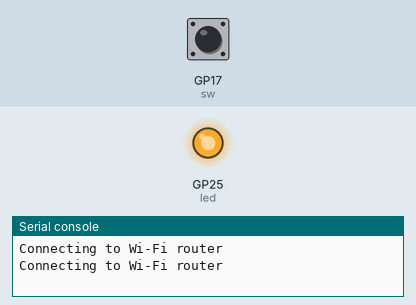
This program was run on a simulated Raspberry Pi Pico running MicroPython. Parts: output pins drawn as LEDs (lit = HIGH), the last lines printed to the serial console. The test bench sets the inputs (shaded band); at power-on: GP17 (sw) HIGH. WiFi joins after 1.5 s; web requests get an empty 200 reply after 0.4 s.

Above: at 3.2 s.
3.3 s: GP17 (sw) pulled LOW for 0.15 s
At 3.7 s:
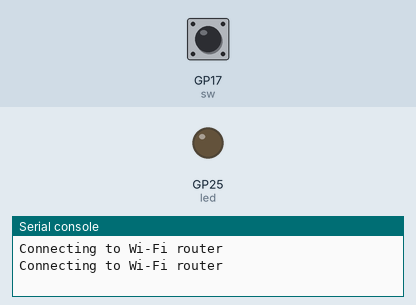
5.3 s: GP17 (sw) pulled LOW for 3.2 s
At 9.1 s:
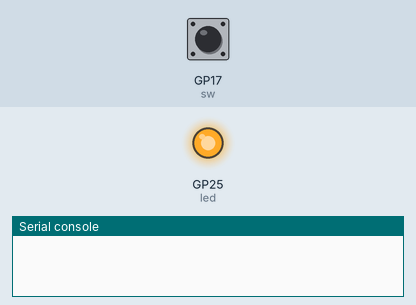
Timing chart, 0 to 10.6 s (numbered marks = the images above; inputs shaded):
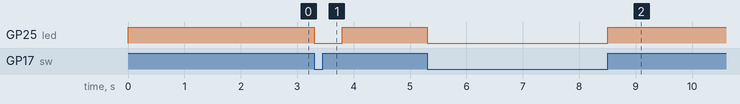

Measured:
- after the input at 3.3 s, GP25 (led): HIGH → LOW at once, → HIGH 0.50 s later
- after the input at 5.3 s, GP25 (led): HIGH → LOW at once, → HIGH 3.2 s later

The program:

picow.py
```python
import time
import network
import sys
import urequests as requests
from machine import Pin

# 変更する値
ssid = 'ssid'
password = 'pass'
url = 'http://ocl.ecc-comp.com/'
potision = 'asd'
SWITCH = 17

# 定数
sw = Pin(SWITCH, Pin.IN, Pin.PULL_UP)
led = Pin('LED', Pin.OUT)
status = sw.value()
lock = 0
led.value(status)

# Wi-Fi接続
wlan = network.WLAN(network.STA_IF)
wlan.active(True)
wlan.connect(ssid, password)

while wlan.isconnected() == False:
  print('Connecting to Wi-Fi router')
  time.sleep(1)

while True:
  status = sw.value()

  # 変更があった時
  if status != lock:
    led.value(status)
    payload = {"position": potision, "status": status}
    headers = {'content-type': 'application/json'}
    response = requests.post(url, json=payload, headers=headers)
    print(response.text)

  lock = status

  time.sleep(0.1)
```
